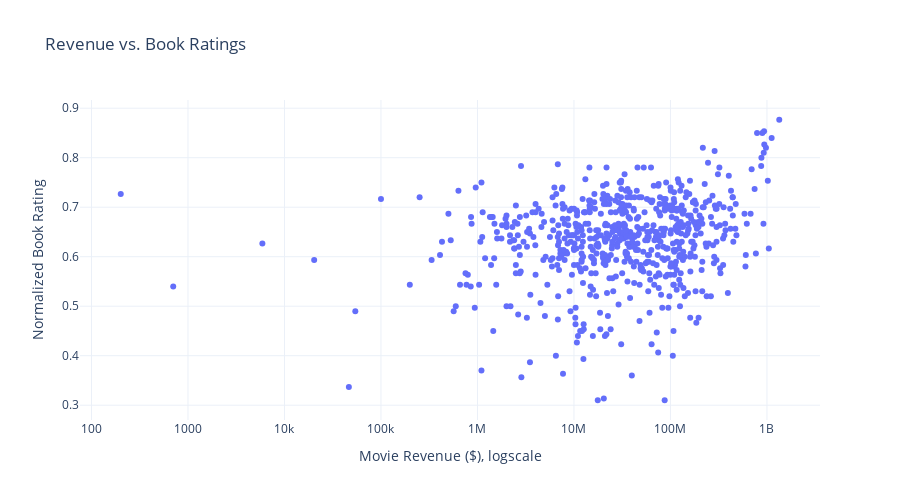

Notebook code for this chart:
### Markdown cell above
### Comparison of Revenue with Book and Movie Ratings

### Code cell
labels = {'revenue': 'Movie Revenue ($), logscale', 'normalized_rating_y': 'Normalized Book Rating'}
gu.px_scatter_plot(data,'revenue','normalized_rating_y','movie_name', 'Revenue vs. Book Ratings', labels, width=900 ,xaxis_type="log")

### Figure 1 — Plotly figure (JSON) as saved in the notebook; plotly's stock layout.template omitted (floating-point values rounded to 4 significant figures; data arrays with more than 128 entries replaced by an {"elided": "..."} marker saying what was removed)
{"data": [{"hovertemplate": "<b>%{hovertext}</b><br><br>Movie Revenue ($), logscale=%{x}<br>Normalized Book Rating=%{y}<extra></extra>", "hovertext": {"elided": "659 str values"}, "legendgroup": "", "marker": {"color": "#636efa", "symbol": "circle"}, "mode": "markers", "name": "", "orientation": "v", "showlegend": false, "type": "scatter", "x": {"elided": "659 int values"}, "xaxis": "x", "y": {"elided": "659 float values"}, "yaxis": "y"}], "layout": {"height": 500, "legend": {"tracegroupgap": 0}, "title": {"text": "Revenue vs. Book Ratings"}, "width": 900, "xaxis": {"anchor": "y", "domain": [0, 1], "title": {"text": "Movie Revenue ($), logscale"}, "type": "log"}, "yaxis": {"anchor": "x", "domain": [0, 1], "title": {"text": "Normalized Book Rating"}, "type": "linear"}}}
